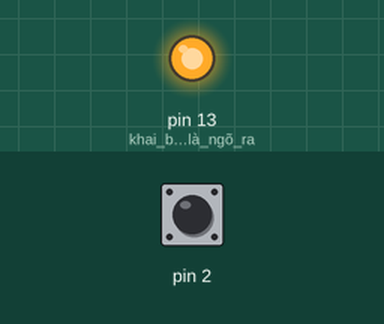
Recording of a sketch running on a simulated Arduino Uno, built with avr-gcc and run on an emulated ATmega328P. Parts: output pins drawn as LEDs (lit = HIGH). The inputs (shaded band) are chosen by the test bench; at power-on: pin 2 HIGH.

Above: at 1.2 s.
1.3 s: pin 2 pulled LOW for 0.15 s
At 1.37 s:
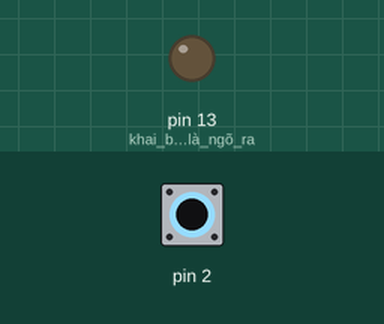
2.9 s: pin 2 pulled LOW for 3.2 s
At 7.1 s:
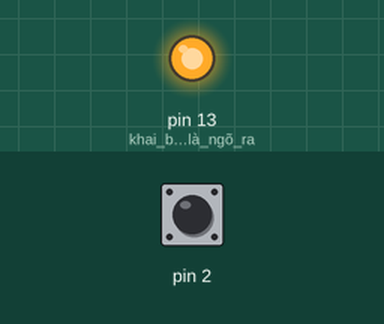
Timing chart, 0 to 8.6 s (numbered marks = the images above; inputs shaded):
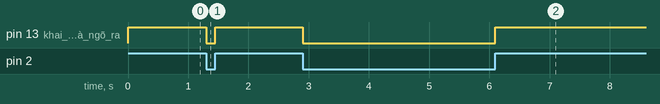

The sketch:

sketch_oct14a.ino
```cpp
volatile int trangthai = HIGH;
// khai báo biến kiểu volatile, tránh sai số trong quá trình thực hiện ngắt.
void setup()
{
    pinMode(13, OUTPUT); // khai báo led là ngõ ra
    digitalWrite(2, HIGH);    // Treo chân ngắt 0, chân số 2 lên mức cao.
    attachInterrupt(0, daoled, CHANGE); // khai báo ngắt 0, chương trình con daoled, chế độ có sự                                                            //  thay đổi là sinh ngắt
}
void loop()                           // đoạn chương trình chính, vòng lặp vô tận.
{
    digitalWrite(13, trangthai);           // gán trạng thái cho chân led.
 }
void daoled()                       // chương trình con ngắt, khi có ngắt xảy ra sẽ thực hiện chương trình này.
{
    trangthai = !trangthai;   // đảo trang thái.
}
```

Measured:
- after the input at 1.3 s, pin 13 (khai_báo_led_là_ngõ_ra): HIGH → LOW at once, → HIGH 0.15 s later
- after the input at 2.9 s, pin 13 (khai_báo_led_là_ngõ_ra): HIGH → LOW at once, → HIGH 3.2 s later
